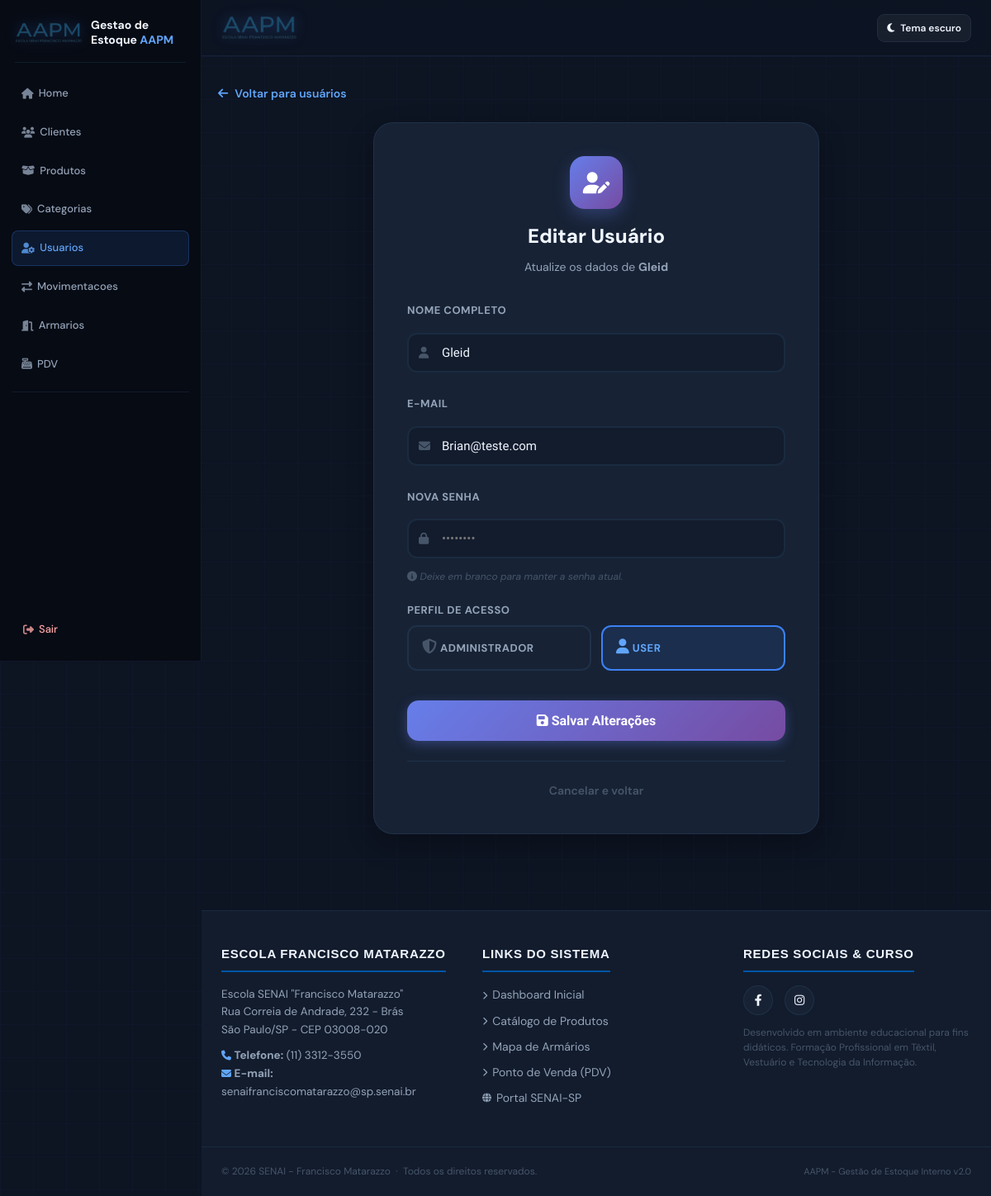
Page /usuarios/5/editar (signed in) on the earlier database version.
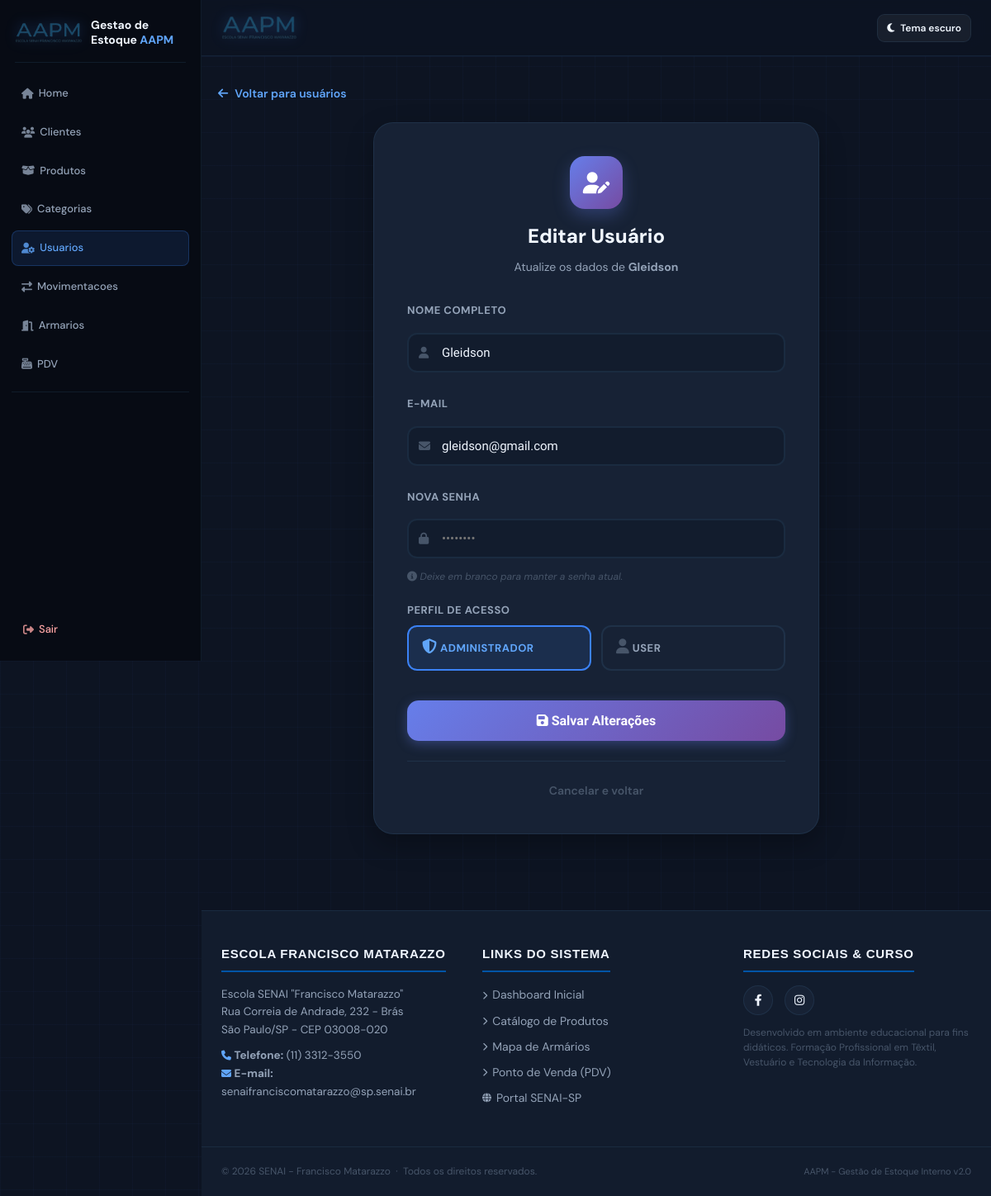
Same page on the later database version.
### app/models/usuario.py (models this page shows)
class Usuario(Base):
    __tablename__ = "usuarios"
    id = Column(Integer, primary_key=True, index=True)
    nome = Column(String(255), nullable=False)
    email = Column(String(255), unique=True, nullable=False)
    senha_hash = Column(String(255), nullable=False)
    role = Column(String(20), default="user")
    ativo = Column(Boolean, default=True)
    criado_em = Column(DateTime, server_default=func.now())

### app/controllers/admin_controller.py (the view)
@router.get("/{usuario_id}/editar")
def form_editar_usuario(
    usuario_id: int,
    request: Request,
    db: Session = Depends(get_db),
    admin = Depends(get_admin)
):
    editando = db.query(Usuario).filter(Usuario.id == usuario_id).first()
    if not editando:
        return RedirectResponse(url="/usuarios", status_code=302)
    return templates.TemplateResponse(
        request,
        "usuarios/form.html",
        {
            "request": request,
            "usuario": admin,
            "editando": editando
        }
    )

### app/templates/usuarios/form.html (shortened to what this page needs)
{% extends "base.html" %}
{% block content %}
<div class="form-wrapper">
  <a href="/usuarios" class="back-link"><i class="fas fa-arrow-left"></i> Voltar para usuários</a>
  <div class="form-card">
    <div class="form-header">
      <div class="form-icon">
        <i class="fas fa-{{ 'user-pen' if editando else 'user-plus' }}"></i>
      </div>
      <h2 class="form-title">{{ 'Editar Usuário' if editando else 'Novo Usuário' }}</h2>
      <p class="form-subtitle">
        {% if editando %}Atualize os dados de <strong>{{ editando.nome }}</strong>
        {% else %}Preencha os dados para criar um acesso ao sistema{% endif %}
      </p>
    </div>
    <form action="/usuarios/{{ editando.id ~ '/editar' if editando else 'novo' }}" method="post"
      data-confirm-message="{{ 'Confirma as alteracoes deste usuario?' if editando else 'Confirma o cadastro deste usuario?' }}">
      <div class="field">
        <label>Nome Completo</label>
        <div class="input-wrap">
          <input type="text" name="nome" placeholder="Nome do usuário" required
            value="{{ editando.nome if editando else (valores.nome if valores else '') }}">
        </div>
      </div>
      <div class="field">
        <label>E-mail</label>
        <div class="input-wrap">
          <input type="email" name="email" placeholder="usuario@aapm.com" required
            value="{{ editando.email if editando else (valores.email if valores else '') }}">
        </div>
      </div>
      <div class="field">
        <label>{{ 'Nova Senha' if editando else 'Senha' }}</label>
        <div class="input-wrap">
          <input type="password" name="senha" placeholder="••••••••" {{ '' if editando else 'required' }}>
        </div>
        {% if editando %}
        <p class="hint"><i class="fas fa-circle-info"></i> Deixe em branco para manter a senha atual.</p>
        {% endif %}
      </div>
      <div class="field">
        <label>Perfil de Acesso</label>
        <div class="role-grid">
          <div class="role-option">
            <label for="role_admin" class="role-label">
              <i class="fas fa-shield-halved"></i> Administrador
            </label>
          </div>
          <div class="role-option">
            <label for="role_user" class="role-label">
              <i class="fas fa-user"></i> User
            </label>
          </div>
        </div>
      </div>
      <button type="submit" class="btn-submit">
        <i class="fas fa-{{ 'floppy-disk' if editando else 'user-plus' }}"></i>
        {{ 'Salvar Alterações' if editando else 'Criar Usuário' }}
      </button>
    </form>
    <hr class="divider">
    <a href="/usuarios" class="cancel-link">Cancelar e voltar</a>
  </div>
</div>
{% endblock %}

Differences in the rows shown:
changed Usuario: nome "Gleid" → "Gleidson"; email "Brian@teste.com" → "gleidson@gmail.com"
